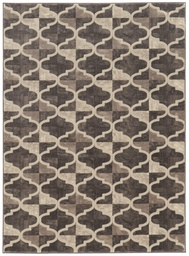
#> input picture job/RM-ImageDetection-custom_rug2/RM-ImageDetection-custom_rug2/custom_color_testMyself/input/m13.jpg, 189 x 256 px, shrunk from 453 x 612 before the run
$ python main1.py
#> lines starting #> are read from the running program, lines starting #| are printed output that depends on the picture; after the words box and inside, x2 and y2 are one past the last pixel; in counts of white or black regions, pixels touching at a corner belong together
#> further down, imag is the input picture: shape (256, 189, 3); mean B, G, R 114.3, 125.1, 137.1
### job/RM-ImageDetection-custom_rug2/RM-ImageDetection-custom_rug2/custom_color_testMyself/functions/func.py
import numpy as np


def crop(img):
    l1, w1, ch = np.shape(img)
#> l1 = 256; w1 = 189; ch = 3
    k =0
    t =0
    k1 =0
    t1 =0
    for i in range(0,int(w1/2)):
        if img[int(l1/2),i,0]!=255 or  img[int(l1/2),i,1]!=255 or  img[int(l1/2),i,2]!=255:
            k = i
            #print(k)
            break
    for i in range(0,int(l1/2)):
        if img[i,int(w1/2),0]!=255 or  img[i,int(w1/2),1]!=255 or  img[i,int(w1/2),2]!=255:
            t = i
            #print(t)
            break

    for i in range(1,int(w1/2)):
        if img[int(l1/2),w1-i,0]!=255 or  img[int(l1/2),w1-i,1]!=255 or  img[int(l1/2),w1-i,2]!=255:
            k1 = w1-i-1
            #print(k1)
            break
    for i in range(1,int(l1/2)):
        if img[l1-i,int(w1/2),0]!=255 or  img[l1-i,int(w1/2),1]!=255 or  img[l1-i,int(w1/2),2]!=255:
            t1 = l1-i-1
            #print(t1)
            break
    img2 = img[t:t1,k:k1,:]
    return img2

def maxRepeating(img, num):
    count = np.zeros([num])
    for i in range(0, 9):
        for j in range(0, num):
            if img[i]==j:
                count[j]= count[j]+1


    result = max(count)
    ind  = np.argmax(count)
    return result, ind

def enhancing(img, clus_num):
    vec = np.zeros([3,3])
    l1, w1 = np.shape(img)
    for i in range(1,l1-1):
        for j in range(1, w1-1):
            vec[:,:] = img[i-1:i+2,j-1:j+2]
            vec1 = vec.reshape((9))
            result, ind = maxRepeating(vec1,   clus_num)
            if result > 3:
                img[i,j] = ind
    return img

def dist1(x,y):
    z = np.sqrt((x[0]-y[0])**2 +(x[1]-y[1])**2+ (x[2]-y[2])**2)
    return z
def dist(x,y):
    z = np.sqrt((x[0]-y[0])**2 +(x[1]-y[1])**2)
    return z
def dist2(x,y):
    z = np.sqrt((x[0]-y[0])**2)
    return z

### job/RM-ImageDetection-custom_rug2/RM-ImageDetection-custom_rug2/custom_color_testMyself/functions/colorgram.py
# -*- coding: utf-8 -*-

from __future__ import unicode_literals
from __future__ import division

import array
from collections import namedtuple
from PIL import Image

import sys
if sys.version_info[0] <= 2:
    range = xrange
    ARRAY_DATATYPE = b'l'
else:
    ARRAY_DATATYPE = 'l'

Rgb = namedtuple('Rgb', ('r', 'g', 'b'))
Hsl = namedtuple('Hsl', ('h', 's', 'l'))

class Color(object):
    def __init__(self, r, g, b, proportion):
        self.rgb = Rgb(r, g, b)
        self.proportion = proportion

    def __repr__(self):
        return "<colorgram.py Color: {}, {}%>".format(
            str(self.rgb), str(self.proportion * 100))

    # [142 lines left out: functions hsl, extract, extract1, sample, pick_used, get_colors and 1 more, not called in this run]

# Useful snippet for testing values:
# print "Pixel #{}".format(str(y * width + x))
# print "h: {}, s: {}, l: {}".format(str(h), str(s), str(l))
# print "R: {}, G: {}, B: {}".format(str(r), str(g), str(b))
# print "Y: {}".format(str(Y))
# print "Packed: {}, binary: {}".format(str(packed), bin(packed)[2:])
# print

# And on the JS side:
# var Y = ~~(img.data[i] * 0.2126 + img.data[i + 1] * 0.7152 + img.data[i + 2] * 0.0722);
# console.log("Pixel #" + i / img.channels);
# console.log("h: " + h[0] + ", s: " + h[1] + ", l: " + h[2]);
# console.log("R: " + img.data[i] + ", G: " + img.data[i + 1] + ", B: " + img.data[i + 2]);
# console.log("Y: " + Y);
# console.log("Packed: " + v + ", binary: " + (v >>> 0).toString(2));
# console.log();

### job/RM-ImageDetection-custom_rug2/RM-ImageDetection-custom_rug2/custom_color_testMyself/main1.py
# -*- coding: utf-8 -*-
"""
Created on Mon Jan 28 22:41:57 2019

@author: mojdeh
"""

import numpy as np
import cv2
import PIL
from PIL import Image
import matplotlib.pyplot as plt
from functions.EnhanceImage import enhancing
from sklearn.cluster import KMeans
from functions.crop_func import crop
from scipy import ndimage
from functions.func import dist, crop, enhancing, dist1, dist2
import colorgram
############################################### Reading Image
name_nat = 'm13.jpg'
name =  'input/'+name_nat
imag = cv2.imread(name)
imag1 = crop(imag)
imag2 =  imag1[10:-10,10:-10,:]
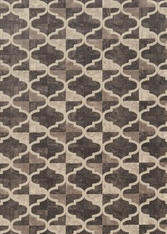
#> imag2: shape (234, 167, 3); mean B, G, R 106.4, 117.9, 130.7
img =  cv2.cvtColor(imag2, cv2.COLOR_BGR2RGB)
plt.imshow(img)
plt.show()
#########################################Cluster First Color
im = Image.open(name)
x =max(im.getcolors(im.size[0]*im.size[1]))
#> x = (213, (255, 255, 253))

cl = im.getcolors(im.size[0]*im.size[1])
#> cl = 6953 items
cl1 =sorted(cl, reverse=True)
#> cl1 = 6953 items
if x[1]==(255,255,255):
    x = cl1[1]
thresh = 30

if x[1][0]<50 and x[1][1]<50 and x[1][2]<50 :
    color1 = np.zeros([2,2,3])
    color1[:,:,0] =x[1][0]
    color1[:,:,1] =x[1][1]
    color1[:,:,2] =x[1][2]
    plt.imshow(color1.astype(int))
    plt.show()
    print('rgb')
    color12 = np.zeros([3])
    color12[0] =x[1][0]
    color12[1] =x[1][1]
    color12[2] =x[1][2]
    imgH =  cv2.cvtColor(img, cv2.COLOR_RGB2HSV)
    img21 = np.zeros([img.shape[0] , img.shape[1]])
    img1 = np.copy(imgH)
    for i in range(0,img.shape[0]):
        for j in range(0,img.shape[1]):
            if dist1(color12, img[i,j,:])<thresh:
                img21[i,j]=1

else :
    imgH =  cv2.cvtColor(img, cv2.COLOR_RGB2HSV)
#> imgH: shape (234, 167, 3); mean H, S, V 13.7, 49.3, 130.7
    im = Image.fromarray(imgH)
    cv2.imwrite('hsv/imgh.png',imgH)
    name1 = 'hsv/imgh.png'
    imgH1 =cv2.cvtColor(imgH, cv2.COLOR_BGR2RGB)
#> imgH1: shape (234, 167, 3); mean H, S, V 130.7, 49.3, 13.7
    img1 = np.copy(imgH)
    #im = Image.open(name1)
    x =max(im.getcolors(im.size[0]*im.size[1]))
#> x = (78, (11, 52, 84))
    cl = im.getcolors(im.size[0]*im.size[1])
#> cl = 5560 items
    cl1 =sorted(cl, reverse=True)
#> cl1 = 5560 items
    #x = cl1[3]
    color1 = np.zeros([2,2,3])
    color1[:,:,0] =x[1][0]
    color1[:,:,1] =x[1][1]
    color1[:,:,2] =x[1][2]
    plt.imshow(color1.astype(int))
    plt.show()
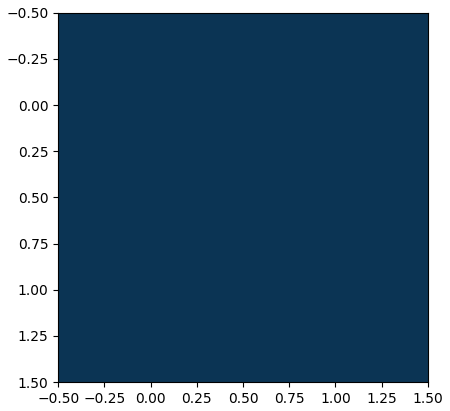
#> figure drawn by matplotlib, 1 panel
    print('hsv')
    color12 = np.zeros([3])
    color12[0] =x[1][0]
    color12[1] =x[1][1]
    color12[2] =x[1][2]
    img21 = np.zeros([img.shape[0] , img.shape[1]])
    for i in range(0,img.shape[0]):
        for j in range(0,img.shape[1]):
            if dist1(color12, imgH[i,j,:])<thresh:
                img21[i,j]=1
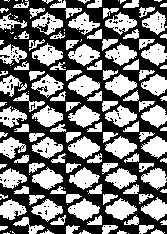
#> img21: shape (234, 167) float64; values 0 (black) and 1 (white), 47.3% white; 152 white regions (34 under 20 px), largest, box (x1, y1, x2, y2) and area: (68, 75, 100, 97) 407, (105, 136, 137, 159) 404, (68, 136, 100, 159) 403
model2 =enhancing(img21, 2)
#> after the loop in enhancing, `for i in range(1,l1-1):`: img: shape (234, 167) float64; values 0 (black) and 1 (white), 46.9% white; 131 white regions (13 under 20 px), largest, box (x1, y1, x2, y2) and area: (68, 75, 100, 97) 409, (68, 199, 100, 220) 401, (105, 137, 137, 159) 399
###########################################Change First Color
for i in range(0,img.shape[0]):
    for j in range(0,img.shape[1]):
        if model2[i,j]==1:
            imgH[i,j,0] =10
            imgH[i,j,1] =80
            if imgH[i,j,2]<50:
                imgH[i,j,2] =170
#> imgH: shape (234, 167, 3); mean H, S, V 13, 62.7, 130.7
imgN2 =  cv2.cvtColor(imgH, cv2.COLOR_HSV2RGB)
plt.imshow(imgN2)
plt.show()
imgN2=cv2.cvtColor(imgN2, cv2.COLOR_BGR2RGB)
name_out = 'output/'+name_nat
cv2.imwrite(name_out,imgN2)
img1 = np.copy(img)
############################################Sec
for i in range(0,img.shape[0]):
    for j in range(0,img.shape[1]):
        if model2[i,j]==1:
             img1[i,j,:] = [0,0,0]
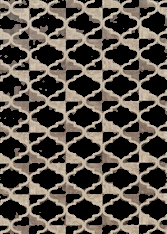
#> img1: shape (234, 167, 3); mean R, G, B 88.2, 80.7, 72.4
new_im = Image.fromarray(img1)
color_group = 4
colorsG =  colorgram.extract(new_im, color_group)
#> the loop in get_colors, `for count, index in used[:number_of_colors]:` made 4 passes
#> the loop in get_colors, `for color in colors:` made 4 passes
color_centre1 = np.zeros([2,3])
color_zero = np.zeros([3])
for i in range(0,color_group):
    a = colorsG[i]
    color_centre1[0,0] = a.rgb.r
    color_centre1[0,1] = a.rgb.g
    color_centre1[0,2] = a.rgb.b
    if dist1(color_centre1[0,:], color_zero)>thresh:
        print(i)
        i = color_group
        break
a = colorsG[2]
color_centre1[1,0] = a.rgb.r
color_centre1[1,1] = a.rgb.g
color_centre1[1,2] = a.rgb.b

for i in range(0,img.shape[0]):
    for j in range(0,img.shape[1]):
        if model2[i,j]==0:
            temp =thresh + 30
            index = 0
            for ch in range(0,2):
                if dist1( color_centre1[ch,:],img1[i,j,:])< temp:
                    temp = dist1( color_centre1[ch,:],img1[i,j,:])
                    index = ch+2
            model2[i,j] = index
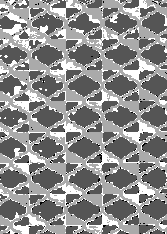
#> model2: shape (234, 167) float64; min 0, max 3, mean 1.68; drawn with min black and max white
model3 =enhancing(model2, 4)
#> call 2 of enhancing, with clus_num = 4
#> after the loop in enhancing (call 2), `for i in range(1,l1-1):`:
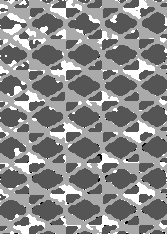
#> img: shape (234, 167) float64; min 0, max 3, mean 1.62; drawn with min black and max white
#model2 =enhancing(img21, color_group)

for i in range(0,img.shape[0]):
    for j in range(0,img.shape[1]):
        if model3[i,j] == 3:
            imgH[i,j,0] =10
            imgH[i,j,1] =200
#> imgH: shape (234, 167, 3); mean H, S, V 12.6, 80.5, 130.7
            #img[i,j,2] =170
for i in range(0,img.shape[0]):
    for j in range(0,img.shape[1]):
        if model3[i,j] == 2:
            imgH[i,j,0] =70
            imgH[i,j,1] =100
#> imgH: shape (234, 167, 3); mean H, S, V 33, 101.8, 130.7
imgN2 =  cv2.cvtColor(imgH, cv2.COLOR_HSV2RGB)
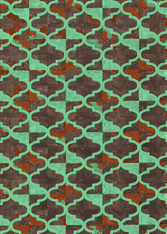
#> imgN2: shape (234, 167, 3); mean R, G, B 103.4, 112.8, 85.6
plt.imshow(imgN2)
plt.show()

imgN2=cv2.cvtColor(imgN2, cv2.COLOR_BGR2RGB)
name_out = 'output/'+name_nat
cv2.imwrite(name_out,imgN2)

$ run again, with job/RM-ImageDetection-custom_rug2/RM-ImageDetection-custom_rug2/custom_color_testMyself/input/m1.jpg copied over job/RM-ImageDetection-custom_rug2/RM-ImageDetection-custom_rug2/custom_color_testMyself/input/m13.jpg
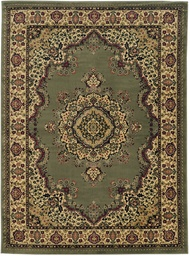
#> input picture job/RM-ImageDetection-custom_rug2/RM-ImageDetection-custom_rug2/custom_color_testMyself/input/m1.jpg, 190 x 256 px, shrunk from 367 x 494 before the run
#> imag is the input picture: shape (256, 190, 3); mean B, G, R 75.9, 101.6, 116.4
#> `x =max(im.getcolors(im.size[0]*im.size[1]))`: x = (66, (255, 255, 253))
#> `cl = im.getcolors(im.size[0]*im.size[1])`: cl = 22945 items
#> imgH1: shape (234, 168, 3); mean H, S, V 116, 102.8, 19.2
#> `x =max(im.getcolors(im.size[0]*im.size[1]))`: x = (55, (26, 81, 104))
#> `cl = im.getcolors(im.size[0]*im.size[1])`: cl = 20355 items
#> after the loop `for i in range(0,img.shape[0]):`:
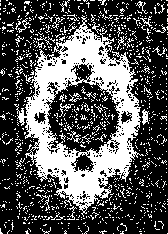
#> img21: shape (234, 168) float64; values 0 (black) and 1 (white), 33.5% white; 1022 white regions (995 under 20 px), largest, box (x1, y1, x2, y2) and area: (14, 15, 144, 217) 9171, (142, 109, 149, 125) 68, (59, 103, 74, 117) 49
#> the loop in get_colors, `for count, index in used[:number_of_colors]:` made 4 passes
#> the loop in get_colors, `for color in colors:` made 4 passes
#> `imgN2 =  cv2.cvtColor(imgH, cv2.COLOR_HSV2RGB)`:
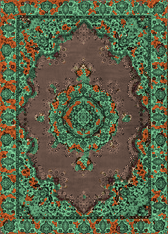
#> imgN2: shape (234, 168, 3); mean R, G, B 91.3, 98.1, 72

$ run again, with job/RM-ImageDetection-custom_rug2/RM-ImageDetection-custom_rug2/custom_color_testMyself/input/m01.jpg copied over job/RM-ImageDetection-custom_rug2/RM-ImageDetection-custom_rug2/custom_color_testMyself/input/m13.jpg
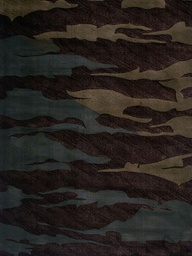
#> input picture job/RM-ImageDetection-custom_rug2/RM-ImageDetection-custom_rug2/custom_color_testMyself/input/m01.jpg, 192 x 256 px, shrunk from 672 x 897 before the run
#> imag is the input picture: shape (256, 192, 3); mean B, G, R 30.3, 34.3, 39.6
#> x = (217, (31, 21, 19))
#> cl = 5253 items
#> after the loop `for i in range(0,img.shape[0]):`:
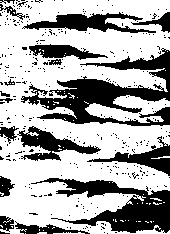
#> img21: shape (234, 170) float64; values 0 (black) and 1 (white), 66.3% white; 336 black regions (319 under 20 px), largest, box (x1, y1, x2, y2) and area: (21, 48, 170, 126) 4305, (31, 178, 170, 233) 3082, (22, 12, 156, 33) 1234
#> the loop in get_colors, `for count, index in used[:number_of_colors]:` made 4 passes
#> the loop in get_colors, `for color in colors:` made 4 passes
#> `imgN2 =  cv2.cvtColor(imgH, cv2.COLOR_HSV2RGB)`:
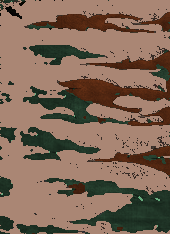
#> imgN2: shape (234, 170, 3); mean R, G, B 129, 104.1, 86.9

$ run again, with job/RM-ImageDetection-custom_rug2/RM-ImageDetection-custom_rug2/custom_color_testMyself/input/m10.JPG copied over job/RM-ImageDetection-custom_rug2/RM-ImageDetection-custom_rug2/custom_color_testMyself/input/m13.jpg
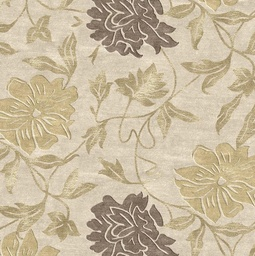
#> input picture job/RM-ImageDetection-custom_rug2/RM-ImageDetection-custom_rug2/custom_color_testMyself/input/m10.JPG, 255 x 256 px, shrunk from 683 x 685 before the run
#> imag is the input picture: shape (256, 255, 3); mean B, G, R 158.3, 185.4, 200.1
#> `x =max(im.getcolors(im.size[0]*im.size[1]))`: x = (564, (215, 203, 181))
#> `cl = im.getcolors(im.size[0]*im.size[1])`: cl = 5973 items
#> imgH1: shape (234, 233, 3); mean H, S, V 200.4, 54.3, 19.2
#> `x =max(im.getcolors(im.size[0]*im.size[1]))`: x = (489, (19, 40, 216))
#> `cl = im.getcolors(im.size[0]*im.size[1])`: cl = 5628 items
#> the loop in get_colors, `for count, index in used[:number_of_colors]:` made 4 passes
#> the loop in get_colors, `for color in colors:` made 4 passes
#> `imgN2 =  cv2.cvtColor(imgH, cv2.COLOR_HSV2RGB)`:
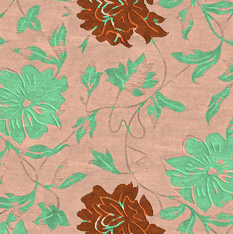
#> imgN2: shape (234, 233, 3); mean R, G, B 179, 165.2, 133.2
